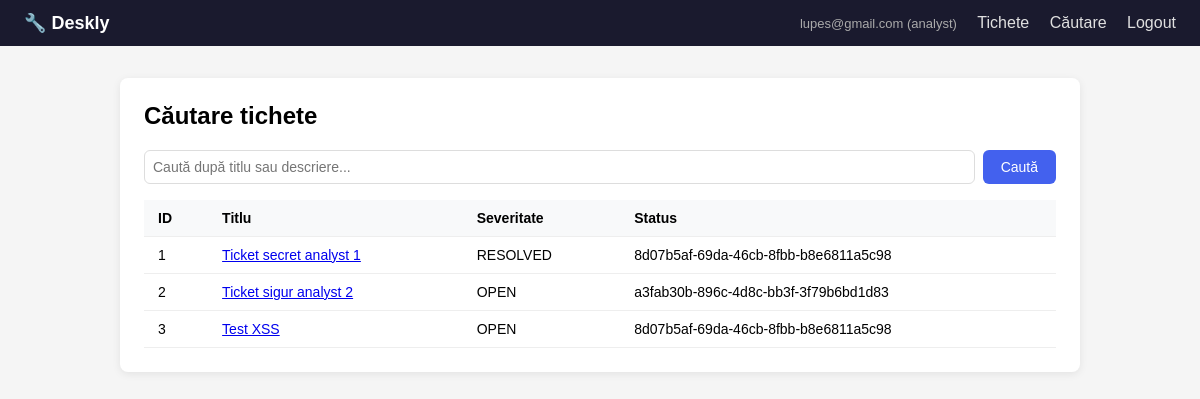
Screenshot of /tickets/search (signed in) with the database file from the repository.
### app/models.py (models this page shows)
class User(UserMixin, db.Model):
    __tablename__ = "users"
    id = db.Column(db.String(36), primary_key=True, default=gen_uuid)
    email = db.Column(db.String(254), unique=True, nullable=False)
    password = db.Column(db.Text, nullable=False)
    role = db.Column(db.String(20), nullable=False, default="analyst")
    created_at = db.Column(db.DateTime, default=datetime.utcnow)
    tickets = db.relationship("Ticket", backref="owner", lazy=True)

class Ticket(db.Model):
    __tablename__ = "tickets"
    id = db.Column(db.Integer, primary_key=True, autoincrement=True)  # INTEGER sequential - mai usor pentru IDOR
    title = db.Column(db.String(200), nullable=False)
    description = db.Column(db.Text, nullable=False)
    severity = db.Column(db.String(10), nullable=False, default="LOW")
    status = db.Column(db.String(20), nullable=False, default="OPEN")
    owner_id = db.Column(db.String(36), db.ForeignKey("users.id"), nullable=False)
    created_at = db.Column(db.DateTime, default=datetime.utcnow)
    updated_at = db.Column(db.DateTime, default=datetime.utcnow, onupdate=datetime.utcnow)

### app/tickets.py (the view)
@tickets_bp.route("/tickets/search")
@login_required
def search_tickets():
    query = request.args.get("q", "")
    try:
        sql = f"SELECT * FROM tickets WHERE title LIKE '%{query}%' OR description LIKE '%{query}%'"
        result = db.session.execute(db.text(sql))
        tickets = result.fetchall()
    except Exception as e:
        return f"<pre>Eroare DB: {str(e)}\nQuery: {sql}</pre>", 500
    log_action("SEARCH", resource_type="search", message=f"Search: {query}")
    return render_template("tickets/search.html", tickets=tickets, query=query)

### app/__init__.py (called while the page is built)
@login_manager.user_loader
def load_user(user_id):
    return User.query.get(user_id)

### app/auth.py (called while the page is built)
def log_action(action, resource_type="auth", resource_id=None, message=None, user_id=None):
    entry = AuditLog(
        user_id=user_id or (current_user.id if not current_user.is_anonymous else None),
        action=action,
        resource_type=resource_type,
        resource_id=resource_id,
        message=message,
        ip_address=request.remote_addr
    )
    db.session.add(entry)
    db.session.commit()

### app/models.py (called while the page is built)
def gen_uuid():
    return str(uuid.uuid4())

### app/templates/tickets/search.html (shortened to what this page needs)
{% extends "base.html" %}
{% block content %}
<div class="card">
    <h2 style="margin-top:0;">Căutare tichete</h2>
    <form method="GET" action="{{ url_for('tickets.search_tickets') }}" style="display:flex; gap:8px; margin-bottom:16px;">
        <input type="text" name="q" value="{{ query }}" placeholder="Caută după titlu sau descriere..." style="margin:0;">
        <button type="submit" class="btn btn-primary">Caută</button>
    </form>
    {% if tickets %}
    <table>
        <thead>
            <tr><th>ID</th><th>Titlu</th><th>Severitate</th><th>Status</th></tr>
        </thead>
        <tbody>
            {% for t in tickets %}
            <tr>
                <td>{{ t[0] }}</td>
                <td><a href="{{ url_for('tickets.view_ticket', ticket_id=t[0]) }}">{{ t[1] }}</a></td>
                <td>{{ t[4] }}</td>
                <td>{{ t[5] }}</td>
            </tr>
            {% endfor %}
        </tbody>
    </table>
    {% elif query %}
    <p style="color:#888;">Niciun rezultat pentru "{{ query }}".</p>
    {% endif %}
</div>
{% endblock %}

### app/templates/base.html (shortened to what this page needs)
<!DOCTYPE html>
<html lang="ro">
<head>
</head>
<body>
<nav>
    <span style="font-weight:700; font-size:18px;">🔧 Deskly</span>
    <div>
        {% if current_user.is_authenticated %}
            <span style="font-size:13px; color:#aaa;">{{ current_user.email }} ({{ current_user.role }})</span>
            <a href="{{ url_for('tickets.list_tickets') }}">Tichete</a>
            <a href="{{ url_for('tickets.search_tickets') }}">Căutare</a>
            <a href="{{ url_for('auth.logout') }}">Logout</a>
        {% else %}
            <a href="{{ url_for('auth.login') }}">Login</a>
            <a href="{{ url_for('auth.register') }}">Register</a>
        {% endif %}
    </div>
</nav>
<div class="container">
    {% block content %}{% endblock %}
</div>
</body>
</html>

### app/templates/base.html (style rules this page uses)
body { font-family: sans-serif; margin: 0; background: #f5f5f5; }
nav { background: #1a1a2e; color: white; padding: 12px 24px; display: flex; justify-content: space-between; align-items: center; }
nav a { color: #e0e0e0; text-decoration: none; margin-left: 16px; }
.container { max-width: 960px; margin: 32px auto; padding: 0 16px; }
.card { background: white; border-radius: 8px; padding: 24px; box-shadow: 0 2px 8px rgba(0,0,0,0.08); margin-bottom: 16px; }
.btn { display: inline-block; padding: 8px 18px; border-radius: 6px; text-decoration: none; border: none; cursor: pointer; font-size: 14px; }
.btn-primary { background: #4361ee; color: white; }
input, select, textarea { width: 100%; padding: 8px; border: 1px solid #ddd; border-radius: 6px; box-sizing: border-box; margin-bottom: 12px; font-size: 14px; }
table { width: 100%; border-collapse: collapse; }
th, td { padding: 10px 14px; text-align: left; border-bottom: 1px solid #eee; font-size: 14px; }
th { background: #f8f9fa; font-weight: 600; }

### rows the page displays
User: email "lupes@gmail.com", role "analyst"
Ticket: id "1", title "Ticket secret analyst 1", status "RESOLVED", owner "8d07b5af-69da-46cb-8fbb-b8e6811a5c98"
Ticket: id "2", title "Ticket sigur analyst 2", status "OPEN", owner "a3fab30b-896c-4d8c-bb3f-3f79b6bd1d83"
Ticket: id "3", title "Test XSS", status "OPEN", owner "8d07b5af-69da-46cb-8fbb-b8e6811a5c98"
